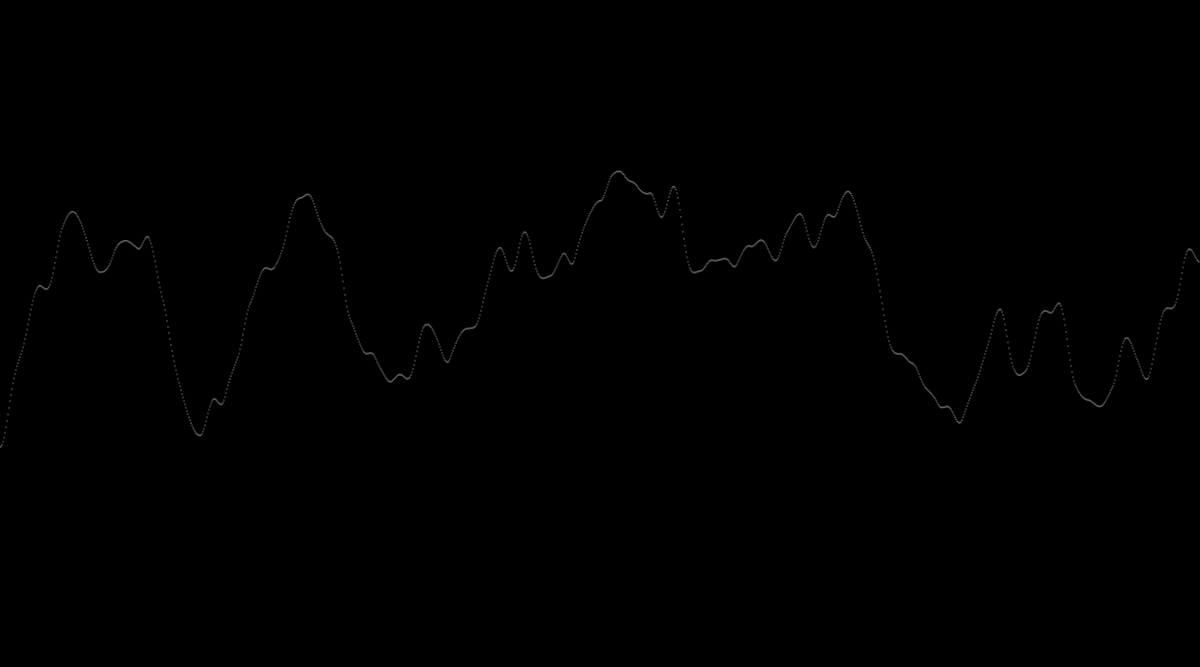
Frame 1 (no input)
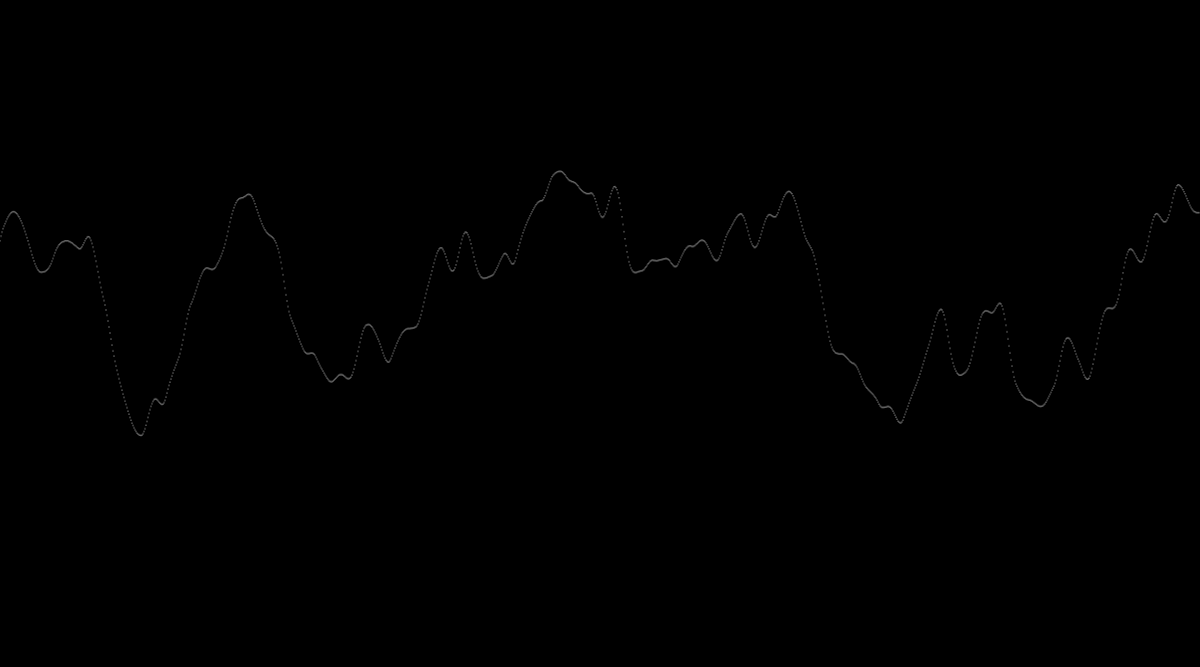
Frame 60 (no input)
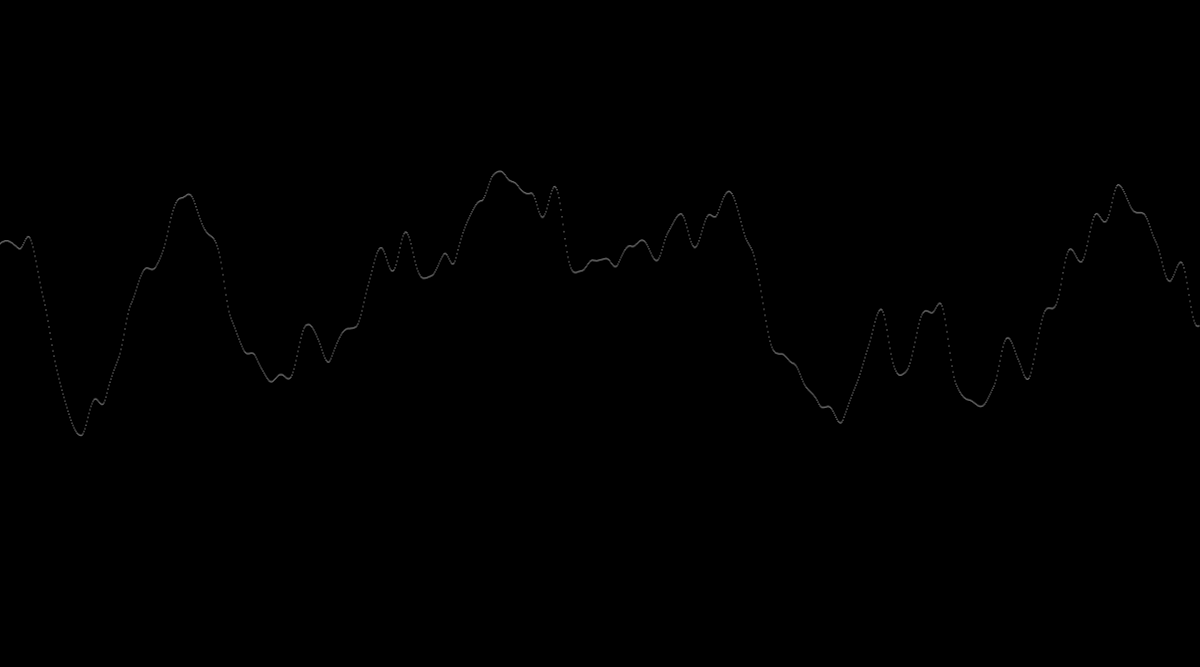
Frame 120 (the mouse pressed at the canvas centre since frame 60)

The p5.js sketch that drew these frames (run headless with seeded random() and noise() and a simulated clock; from frame 60 on, the mouse is pressed at the canvas centre):

// p5.js sketch
// ── sketch.js
var increment = 0.01;
var start = 0;
var incrementSlider;
var speedSlider;
var noiseDetailSlider;
var noiseHeightSlider;
var incrementP;
var speedP;
var detailP;
var heightP;
function setup() 
{
	createCanvas(windowWidth, windowHeight * 2/3);
	
	var p1 = createP("Increment: ");
	p1.position(10, windowHeight * 2/3 + 10);
	incrementSlider = createSlider(0, 0.2, 0.01, 0);
	incrementSlider.size(500, 20);
	incrementSlider.position(150 ,windowHeight * 2/3  + 25);
	incrementP = createP(incrementSlider.value());
	incrementP.position(750, windowHeight * 2/3 + 10);
	
	var p2 = createP("Speed: ");
	p2.position(10, windowHeight * 2/3 + 40);
	speedSlider = createSlider(0, 0.5, 0.01, 0);
	speedSlider.size(500, 20);
	speedSlider.position(150 ,windowHeight * 2/3  + 55);
	speedP = createP(speedSlider.value());
	speedP.position(750, windowHeight * 2/3 + 40);
	
	var p2 = createP("Detail: ");
	p2.position(10, windowHeight * 2/3 + 70);
	noiseDetailSlider = createSlider(1, 10, 4, 0);
	noiseDetailSlider.size(500, 20);
	noiseDetailSlider.position(150 ,windowHeight * 2/3  + 85);
	detailP = createP(noiseDetailSlider.value());
	detailP.position(750, windowHeight * 2/3 + 70);
	
	var p2 = createP("Height: ");
	p2.position(10, windowHeight * 2/3 + 100);
	noiseHeightSlider = createSlider(0, 1, 0.5, 0);
	noiseHeightSlider.size(500, 20);
	noiseHeightSlider.position(150 ,windowHeight * 2/3  + 115);
	heightP = createP(noiseHeightSlider.value());
	heightP.position(750, windowHeight * 2/3 + 100);
}
function draw() 
{
	background(0);
	var perlinPos = start;
	increment = incrementSlider.value();
	for (var x = 0; x < width; x++)
	{
		stroke(255);
		noiseDetail(noiseDetailSlider.value(), noiseHeightSlider.value());
		point(x, map(noise(perlinPos), 0, 1, 0, height));
		perlinPos += increment;
	}
	start += speedSlider.value();
	
	incrementP.html(incrementSlider.value());
	speedP.html(speedSlider.value());
	detailP.html(noiseDetailSlider.value());
	heightP.html(noiseHeightSlider.value());
}
